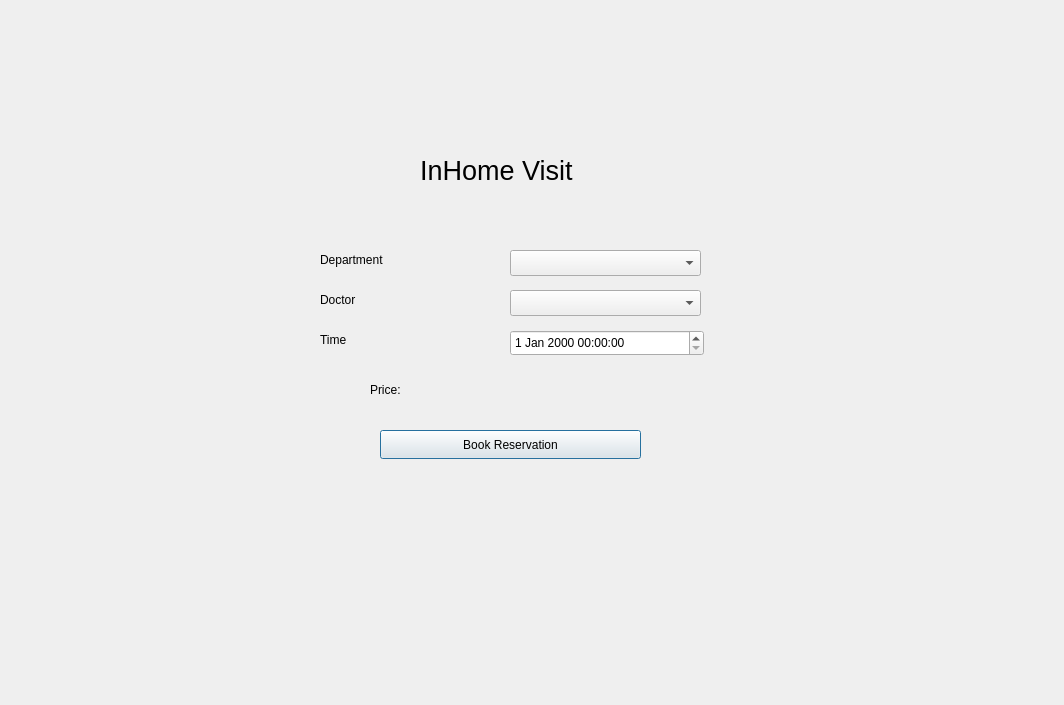
<?xml version="1.0" encoding="UTF-8"?>
<ui version="4.0">
 <class>InHomeVisit</class>
 <widget class="QDialog" name="InHomeVisit">
  <property name="geometry">
   <rect>
    <x>0</x>
    <y>0</y>
    <width>1064</width>
    <height>705</height>
   </rect>
  </property>
  <property name="windowTitle">
   <string>Dialog</string>
  </property>
  <widget class="QPushButton" name="pushButton">
   <property name="geometry">
    <rect>
     <x>380</x>
     <y>430</y>
     <width>261</width>
     <height>29</height>
    </rect>
   </property>
   <property name="text">
    <string>Book Reservation</string>
   </property>
  </widget>
  <widget class="QDateTimeEdit" name="dateTimeEdit">
   <property name="geometry">
    <rect>
     <x>510</x>
     <y>330</y>
     <width>194</width>
     <height>26</height>
    </rect>
   </property>
  </widget>
  <widget class="QLabel" name="label">
   <property name="geometry">
    <rect>
     <x>320</x>
     <y>330</y>
     <width>63</width>
     <height>20</height>
    </rect>
   </property>
   <property name="text">
    <string>Time</string>
   </property>
  </widget>
  <widget class="QLabel" name="label_2">
   <property name="geometry">
    <rect>
     <x>320</x>
     <y>290</y>
     <width>63</width>
     <height>20</height>
    </rect>
   </property>
   <property name="text">
    <string>Doctor</string>
   </property>
  </widget>
  <widget class="QLabel" name="label_3">
   <property name="geometry">
    <rect>
     <x>320</x>
     <y>250</y>
     <width>111</width>
     <height>20</height>
    </rect>
   </property>
   <property name="text">
    <string>Department</string>
   </property>
  </widget>
  <widget class="QComboBox" name="comboBox">
   <property name="geometry">
    <rect>
     <x>510</x>
     <y>250</y>
     <width>191</width>
     <height>26</height>
    </rect>
   </property>
  </widget>
  <widget class="QComboBox" name="comboBox_2">
   <property name="geometry">
    <rect>
     <x>510</x>
     <y>290</y>
     <width>191</width>
     <height>26</height>
    </rect>
   </property>
  </widget>
  <widget class="QLabel" name="label_price">
   <property name="geometry">
    <rect>
     <x>370</x>
     <y>380</y>
     <width>63</width>
     <height>20</height>
    </rect>
   </property>
   <property name="text">
    <string>Price:</string>
   </property>
  </widget>
  <widget class="QLabel" name="label_4">
   <property name="geometry">
    <rect>
     <x>530</x>
     <y>380</y>
     <width>171</width>
     <height>20</height>
    </rect>
   </property>
   <property name="text">
    <string/>
   </property>
  </widget>
  <widget class="QLabel" name="label_5">
   <property name="geometry">
    <rect>
     <x>420</x>
     <y>140</y>
     <width>221</width>
     <height>61</height>
    </rect>
   </property>
   <property name="font">
    <font>
     <pointsize>20</pointsize>
    </font>
   </property>
   <property name="text">
    <string>InHome Visit</string>
   </property>
  </widget>
 </widget>
 <resources/>
 <connections/>
</ui>
